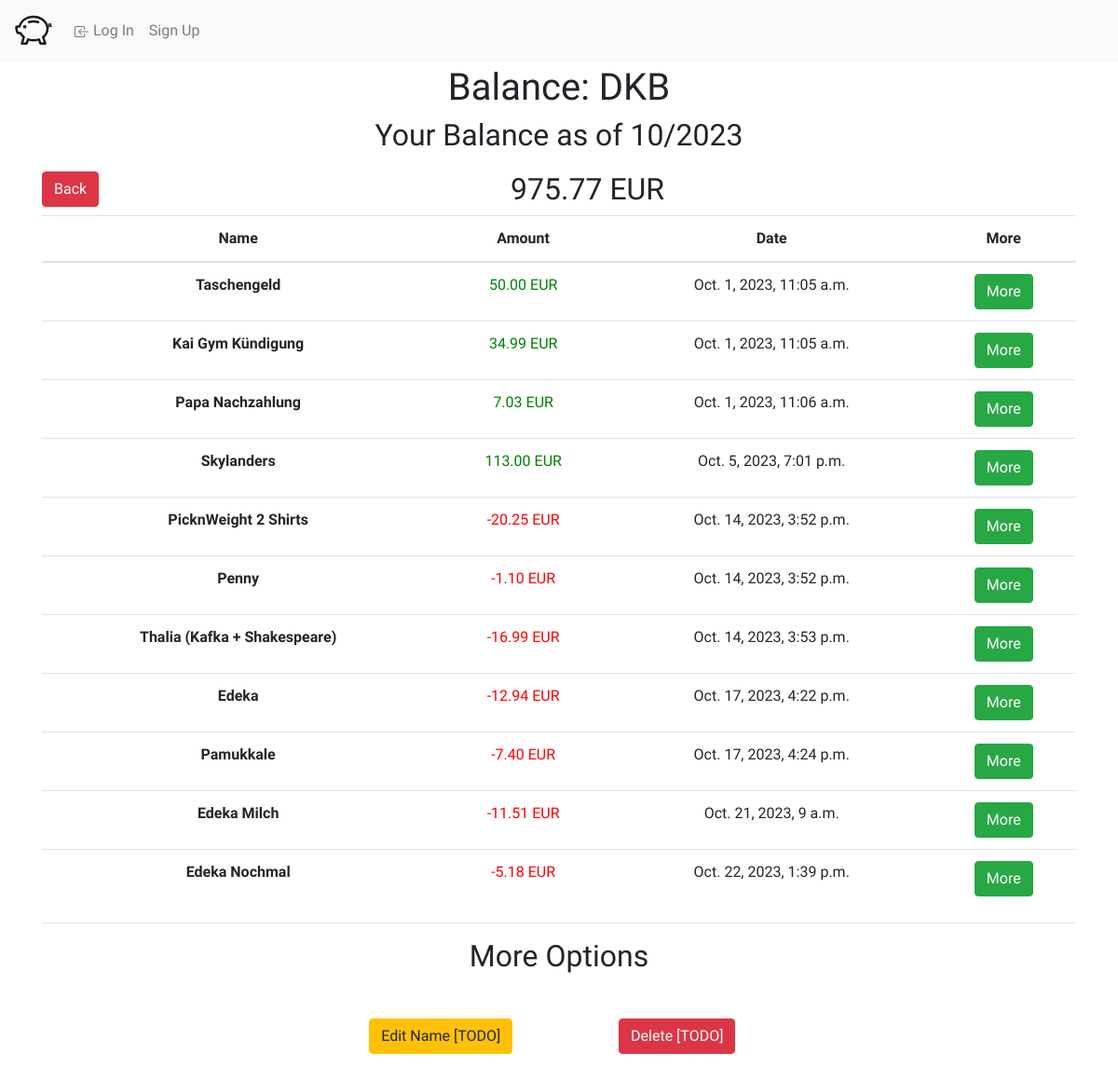
The page /balances/40 on the database its author committed.
### WalletWise/models.py (models this page shows, shortened)
class Funds(models.Model):
    budget = models.ForeignKey("MonthBudget",related_name="funds", on_delete=models.CASCADE)
    title = models.CharField(max_length=64)
    amount = models.DecimalField(decimal_places=2, max_digits=20)
    defaultOwner = models.ForeignKey("User", related_name="defaultFunds", on_delete=models.DO_NOTHING, default=None, null=True)

class MonthBudget(models.Model):
    dashboard = models.ForeignKey("Dashboard", on_delete=models.CASCADE, related_name="months")
    date = models.DateField(auto_now_add=True)
    @property
    def month(self):
        return self.date.month
    @property
    def year(self):
        return self.date.year

class FundsChange(models.Model):
    budget = models.ForeignKey("MonthBudget",related_name="fundsChanges", on_delete=models.CASCADE)
    title = models.CharField(max_length=64)
    description = models.CharField(max_length=200, default="No Description")
    amount = models.DecimalField(decimal_places=2, max_digits=20)
    destination = models.ForeignKey("Funds", related_name="associatedFundsChanges", on_delete=models.CASCADE)
    reoccuring = models.BooleanField(default=False)
    dateTime = models.DateTimeField(auto_now_add=True)
    is_expense = models.BooleanField(default=False, blank=False)

### WalletWise/views.py (the view)
# urls.py: path("balances/<int:id>", views.balance, name="balance"),
def balance(request, id):
    balance = Funds.objects.get(id=id)
    currentBudget= balance.budget
    return render(request, "WalletWise/balance.html", {
        'balance': balance,
        'budget': currentBudget
    })

### WalletWise/templates/WalletWise/balance.html (shortened to what this page needs)
{% extends "WalletWise/layout.html" %}
{% block body %}
    <div class="container text-center">
        <h1>Balance: {{balance.title}}</h1>
        <h2>Your Balance as of {{budget.month}}/{{budget.year}}</h2>
        <div style="margin-top: 20px;">
            <a style="float: left;" class="btn btn-danger" href="{% url 'balances' %}" role="button">Back</a>
            <h2>{{balance.amount}} EUR</h2>
        </div>
        {% if balance.associatedFundsChanges.all|length > 0 %}
            <table class="table">
                <thead>
                    <tr>
                        <th scope="col">Name</th>
                        <th scope="col">Amount</th>
                        <th scope="col">Date</th>
                        <th scope="col">More</th>
                    </tr>
                </thead>
                <tbody>
                    {% for fundsChange in balance.associatedFundsChanges.all %}
                    <tr>
                        <th scope="row">{{fundsChange.title}}</th>
                        {% if fundsChange.is_expense %}
                            <td style="color: red;">{{fundsChange.amount}} EUR</td>
                        {% else %}
                            <td style="color: green;">{{fundsChange.amount}} EUR</td>
                        {% endif %}
                        <td>{{fundsChange.dateTime}}</td>
                        <td><a class="btn btn-success" href="{% url 'fundsChange' id=fundsChange.id  %}" role="button">More</a></td>
                    </tr>
                    {% endfor %}
                </tbody>
            </table>
        {% else %}
            <h1 class="my-5">No Incomes or Expenses made yet.</h1>
        {% endif %}
        <hr>
        <h2>More Options</h2>
        <div class="row m-5">
            <div class="col-md-3"></div>
            <div class="col-md-3"><a class="btn btn-warning" href="{% url 'editBalance' id=balance.id %}" role="button">Edit Name [TODO]</a></div>
            <div class="col-md-3"><a class="btn btn-danger" href="#" role="button">Delete [TODO]</a></div>
        </div>
    </div>
{% endblock %}

### WalletWise/static/WalletWise/styles.css (style rules this page uses)
body { padding-top: 70px; font-family: 'Inconsolata', monospace; }

### rows shown on the page
Funds: title "DKB", amount "975.77"
MonthBudget: month "10", year "2023"
FundsChange: title "Taschengeld", amount "50.00", dateTime "Oct. 1, 2023, 11:05 a.m."
FundsChange: title "Kai Gym Kündigung", amount "34.99", dateTime "Oct. 1, 2023, 11:05 a.m."
FundsChange: title "Papa Nachzahlung", amount "7.03", dateTime "Oct. 1, 2023, 11:06 a.m."
FundsChange: title "Skylanders", amount "113.00", dateTime "Oct. 5, 2023, 7:01 p.m."
FundsChange: title "PicknWeight 2 Shirts", amount "-20.25", dateTime "Oct. 14, 2023, 3:52 p.m."
FundsChange: title "Penny", amount "-1.10", dateTime "Oct. 14, 2023, 3:52 p.m."
FundsChange: title "Thalia (Kafka + Shakespeare)", amount "-16.99", dateTime "Oct. 14, 2023, 3:53 p.m."
FundsChange: title "Edeka", amount "-12.94", dateTime "Oct. 17, 2023, 4:22 p.m."
FundsChange: title "Pamukkale", amount "-7.40", dateTime "Oct. 17, 2023, 4:24 p.m."
FundsChange: title "Edeka Milch", amount "-11.51", dateTime "Oct. 21, 2023, 9 a.m."
FundsChange: title "Edeka Nochmal", amount "-5.18", dateTime "Oct. 22, 2023, 1:39 p.m."
